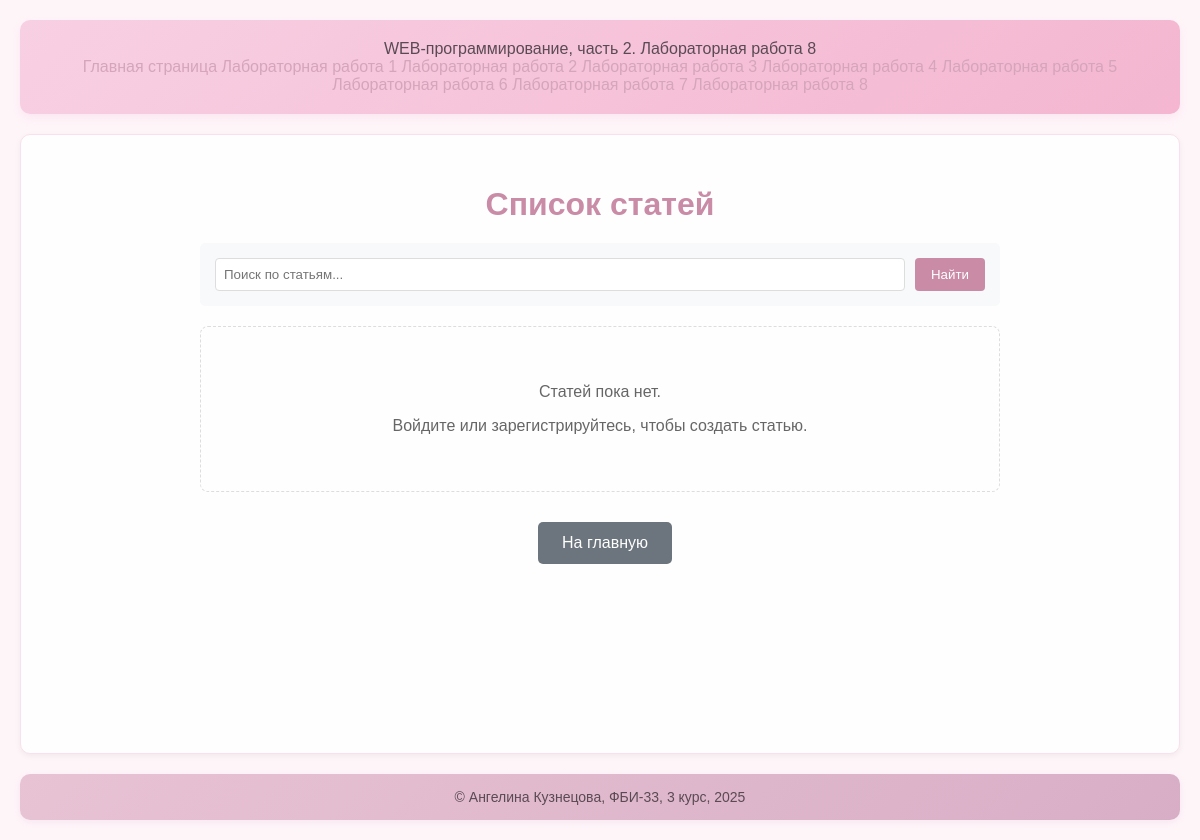
Page /lab8/articles on the earlier database version.
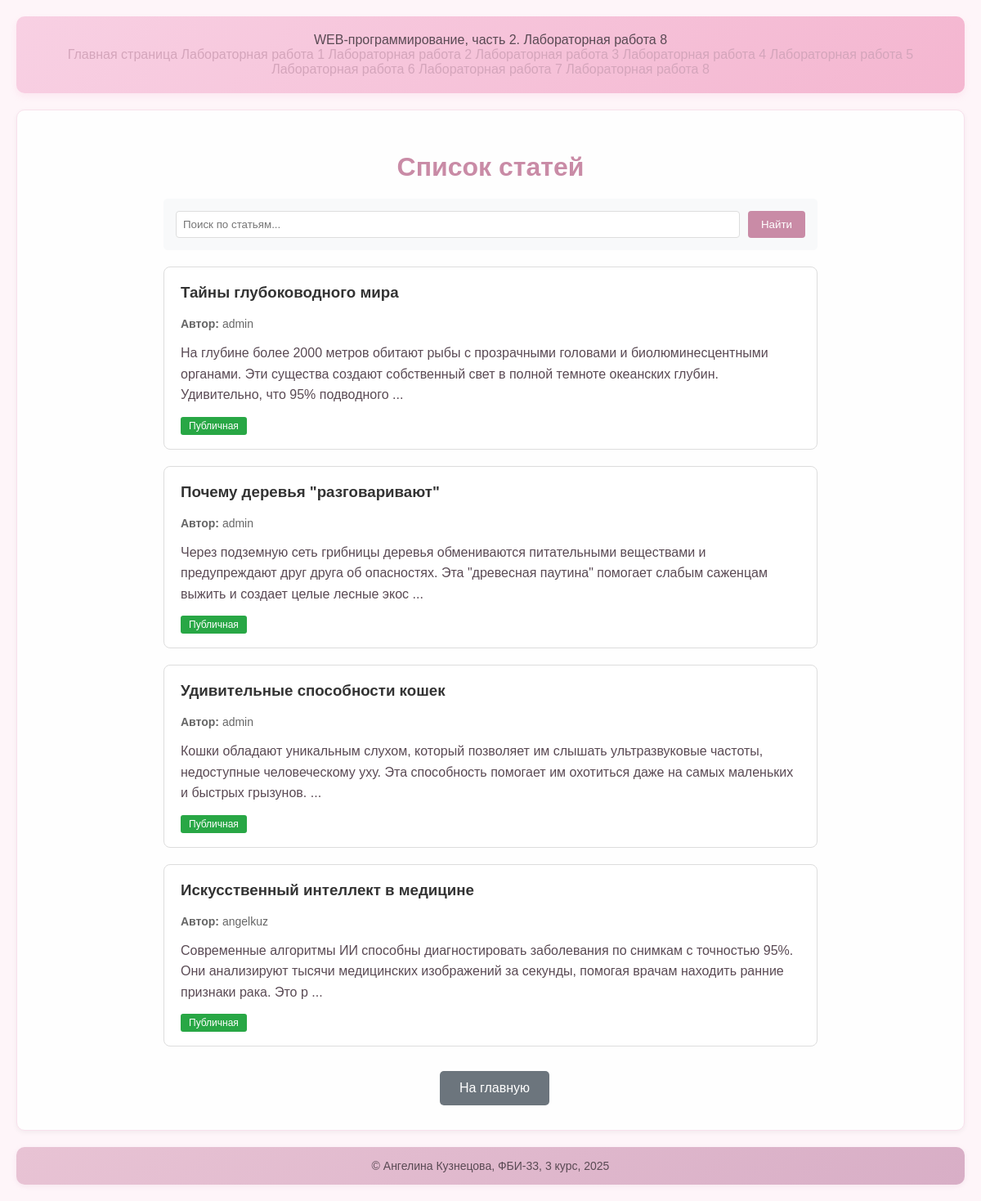
Same page on the later database version.
### db/models.py (models this page shows)
class Article(db.Model):
    __tablename__ = 'articles'
    id = db.Column(db.Integer, primary_key=True)
    title = db.Column(db.String(200), nullable=False)
    article_text = db.Column(db.Text, nullable=False)
    is_public = db.Column(db.Boolean, default=False)
    likes = db.Column(db.Integer, default=0)
    user_id = db.Column(db.Integer, db.ForeignKey('users.id'), nullable=False)

class User(db.Model, UserMixin):
    __tablename__ = 'users'
    id = db.Column(db.Integer, primary_key=True)
    login = db.Column(db.String(100), unique=True, nullable=False)
    password = db.Column(db.String(200), nullable=False)
    articles = db.relationship('Article', backref='author', lazy=True)

### lab8.py (the view, shortened to what this page needs)
@lab8.route('/articles')
def articles():
    search_query = request.args.get('search', '').strip().lower()
    if not current_user.is_authenticated:
        articles_list = Article.query.filter_by(is_public=True).all()
    else:
        articles_list = Article.query.filter(
            (Article.user_id == current_user.id) | (Article.is_public == True)
        ).all()
    return render_template('lab8/articles.html',
                          articles=articles_list,
                          search_query=search_query)

### app.py (called while the page is built)
@app.before_request
def log_all_requests():
    if not request.path.startswith('/static/'):
        log_entry = {
            'time': datetime.datetime.now(),
            'ip': request.remote_addr,
            'url': request.url
        }
        access_log.append(log_entry)

### templates/lab8/articles.html (shortened to what this page needs)
{% extends "base.html" %}
{% block lab %}Лабораторная работа 8{% endblock %}
{% block main %}
<div style="max-width: 800px; margin: 0 auto;">
    <h1>Список статей</h1>
    <div style="margin-bottom: 20px; background: #f8f9fa; padding: 15px; border-radius: 5px;">
        <form method="get" action="/lab8/articles">
            <div style="display: flex; gap: 10px;">
                <input type="text" name="search" value="{{ search_query }}"
                       placeholder="Поиск по статьям..."
                       style="flex: 1; padding: 8px; border: 1px solid #ddd; border-radius: 4px;">
                <button type="submit" style="padding: 8px 16px; background: #c98ba6; color: white; border: none; border-radius: 4px;">
                    Найти
                </button>
            </div>
        </form>
    </div>
    {% if articles %}
        {% for article in articles %}
            <div style="border: 1px solid #ddd; padding: 20px; margin-bottom: 20px; border-radius: 8px; background: white;">
                <h3 style="margin-top: 0; color: #333;">{{ article.title }}</h3>
                <div style="margin: 10px 0; font-size: 14px; color: #666;">
                    <strong>Автор:</strong> {{ article.author.login }}
                </div>
                <div style="margin: 15px 0; line-height: 1.6;">
                    {{ article.article_text[:200] }}
                    {% if article.article_text|length > 200 %}...{% endif %}
                </div>
                <div style="margin-top: 15px;">
                    <span style="background: {% if article.is_public %}#28a745{% else %}#6c757d{% endif %};
                          color: white; padding: 4px 10px; border-radius: 3px; font-size: 12px;">
                        {{ 'Публичная' if article.is_public else 'Приватная' }}
                    </span>
                </div>
            </div>
        {% endfor %}
    {% else %}
        <div style="text-align: center; padding: 40px; color: #666; border: 1px dashed #ddd; border-radius: 8px;">
            {% if search_query %}
                <p>По запросу "{{ search_query }}" ничего не найдено.</p>
            {% else %}
                <p>Статей пока нет.</p>
                {% if current_user.is_authenticated %}
                    <p>Создайте свою первую статью!</p>
                {% else %}
                    <p>Войдите или зарегистрируйтесь, чтобы создать статью.</p>
                {% endif %}
            {% endif %}
        </div>
    {% endif %}
    <div style="margin-top: 30px; text-align: center;">
        <a href="/lab8/" style="display: inline-block; padding: 12px 24px; background: #6c757d;
               color: white; text-decoration: none; border-radius: 5px; margin-left: 10px;">
            На главную
        </a>
    </div>
</div>
{% endblock %}

### templates/base.html (shortened to what this page needs)
<!DOCTYPE html>
<html lang="ru">
<head>
    <link rel="stylesheet" href="{{ url_for('static', filename='main.css') }}">
</head>
<body>
    <header>
        WEB-программирование, часть 2. {{ self.lab() }}
        <nav style="float: right;">
            <a href="/">Главная страница</a>
            <a href="/lab1/">Лабораторная работа 1</a>
            <a href="/lab2/">Лабораторная работа 2</a>
            <a href="/lab3/">Лабораторная работа 3</a>
            <a href="/lab4">Лабораторная работа 4</a>
            <a href="/lab5">Лабораторная работа 5</a>
            <a href="/lab6">Лабораторная работа 6</a>
            <a href="/lab7">Лабораторная работа 7</a>
            <a href="/lab8">Лабораторная работа 8</a>
        </nav>
    </header>
    <main>
        {% block main %}{% endblock %}
    </main>
    <footer>
        &copy; Ангелина Кузнецова, ФБИ-33, 3 курс, 2025
    </footer>
</body>
</html>

### static/main.css (style rules this page uses)
body { background-color: #fef5f9; color: #5a4a54; font-family: Arial, sans-serif; margin: 0; padding: 20px; min-height: 100vh; display: flex; flex-direction: column; }
header { background: linear-gradient(135deg, #f8d0e3, #f4b6d0); color: #5a4a54; padding: 20px; text-align: center; border-radius: 10px; margin-bottom: 20px; box-shadow: 0 4px 8px rgba(244, 182, 208, 0.2); }
main { background-color: #fefefe; padding: 30px; border-radius: 10px; margin-bottom: 20px; box-shadow: 0 2px 6px rgba(0, 0, 0, 0.05); border: 1px solid #f8e1ec; flex: 1; }
footer { background: linear-gradient(135deg, #e8c3d4, #d8aec6); color: #5a4a54; padding: 15px; text-align: center; border-radius: 10px; box-shadow: 0 2px 6px rgba(216, 174, 198, 0.2); font-size: 14px; margin-top: auto; }
h1 { color: #c98ba6; text-align: center; margin-bottom: 20px; }
h2, h3 { color: #d4a5bb; }
a { color: #d4a5bb; text-decoration: none; transition: color 0.3s ease; }

Differences in the rows shown:
added Article: title "Тайны глубоководного мира", author.login "admin", article_text "На глубине более 2000 метров обитают рыбы с прозрачными головами и биолюминесцентными органами. Эти существа создают собственный свет в полной темноте океанских глубин. Удивительно, что 95% подводного", is_public "Публичная"
added Article: title "Почему деревья \"разговаривают\"", author.login "admin", article_text "Через подземную сеть грибницы деревья обмениваются питательными веществами и предупреждают друг друга об опасностях. Эта \"древесная паутина\" помогает слабым саженцам выжить и создает целые лесные экос", is_public "Публичная"
added Article: title "Удивительные способности кошек", author.login "admin", article_text "Кошки обладают уникальным слухом, который позволяет им слышать ультразвуковые частоты, недоступные человеческому уху. Эта способность помогает им охотиться даже на самых маленьких и быстрых грызунов.", is_public "Публичная"
added Article: title "Искусственный интеллект в медицине", author.login "angelkuz", article_text "Современные алгоритмы ИИ способны диагностировать заболевания по снимкам с точностью 95%. Они анализируют тысячи медицинских изображений за секунды, помогая врачам находить ранние признаки рака. Это р", is_public "Публичная"
Other differences:
text no longer shown: "Статей пока нет. Войдите или зарегистрируйтесь, чтобы создать статью."
